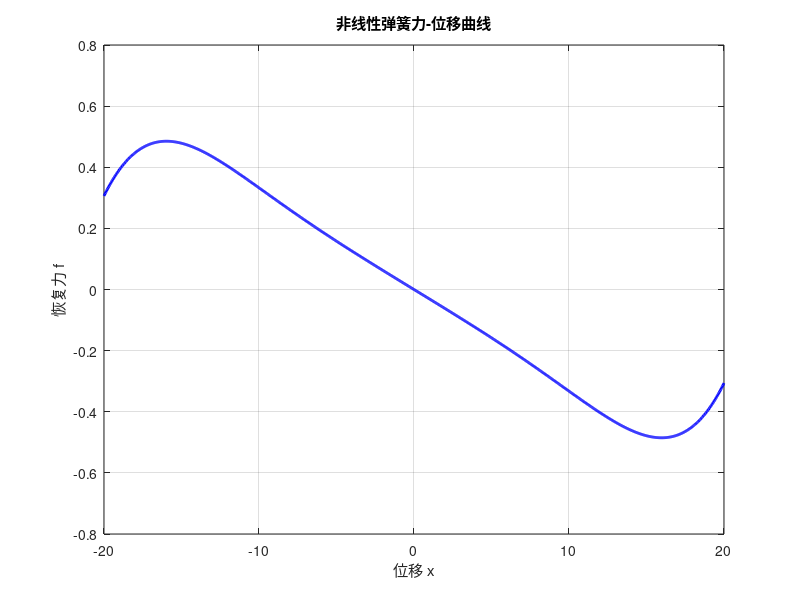

Reproduce this figure in MATLAB.
d=26.96;
a=21.26;
l1=49.8;
l2=49.8;
k1=0.3785;
k2=0.2406;
k3=0.2013;
x = linspace(-20, 20, 1000); 
f = 3.*k1.*(l1 - sqrt((a-x).^2 + d.^2)) ./ sqrt((a-x).^2 + d.^2) .* (a-x) ...
    - 3.*k1.*(l1 - sqrt((a+x).^2 + d.^2)) ./ sqrt((a+x).^2 + d.^2) .* (a+x) ...
    - 3 .* k3 .* (l2 - sqrt(x.^2 + d.^2)) .* x ./ sqrt(x.^2 + d.^2)+ k2.*x;

figure;
plot(x, f, 'b-', 'LineWidth', 2);
grid on;
xlabel('位移 x');
ylabel('恢复力 f');
title('非线性弹簧力-位移曲线');
